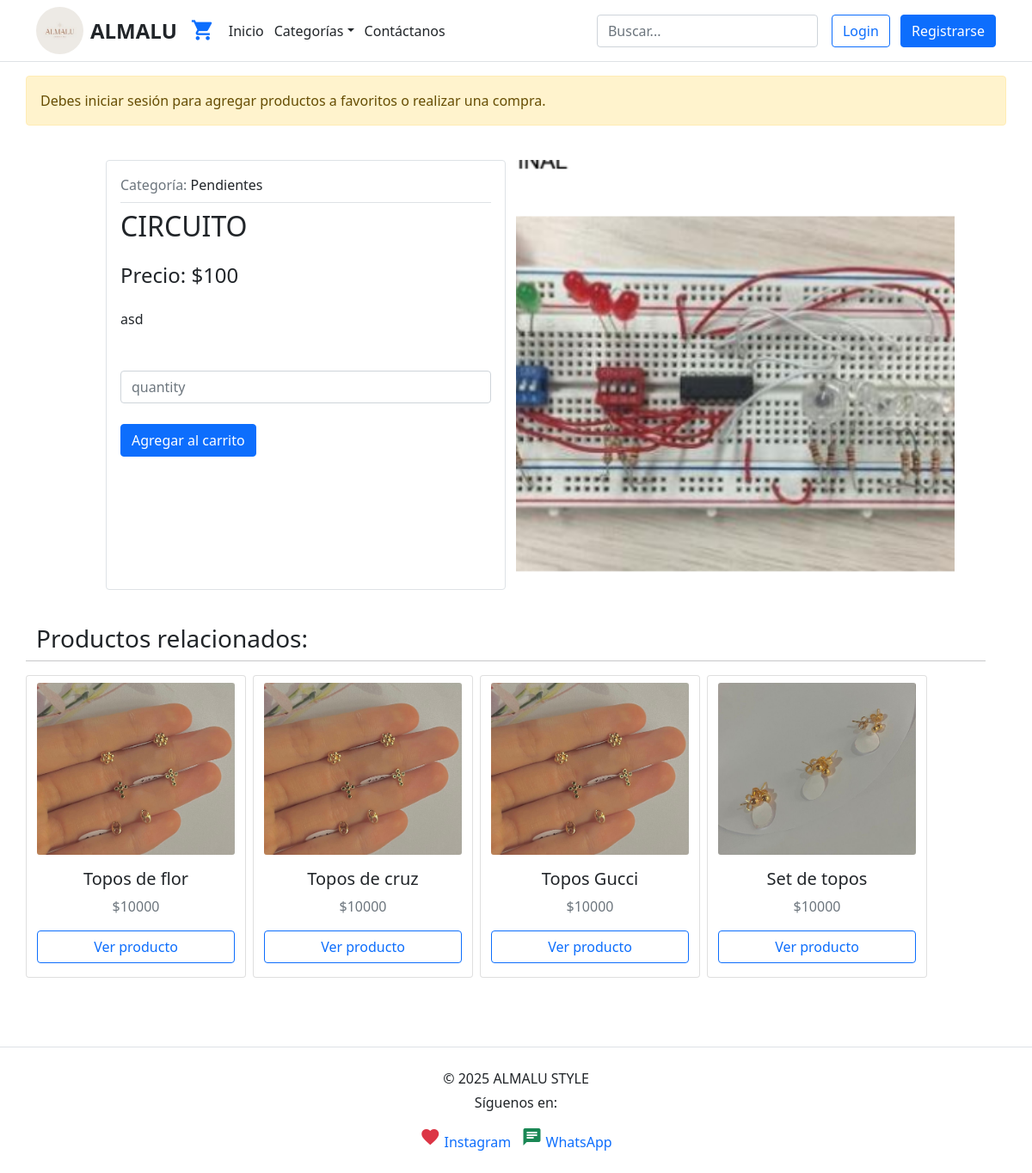
The page /circuito/ on the database its author committed.
### shop/models.py (models this page shows, shortened)
class Product(models.Model):
    category = models.ForeignKey(Category, on_delete=models.CASCADE, related_name='category')
    image = models.ImageField(upload_to='products')
    title = models.CharField(max_length=250)
    description = models.TextField()
    price = models.IntegerField()
    date_created = models.DateTimeField(auto_now_add=True)
    slug = models.SlugField(unique=True)
    stock = models.PositiveIntegerField(default=0)
    class Meta:
        ordering = ('-date_created',)
    def get_absolute_url(self):
        return reverse('shop:product_detail', kwargs={'slug':self.slug})

class Category(models.Model):
    title = models.CharField(max_length=200)
    sub_category = models.ForeignKey(
        'self', on_delete=models.CASCADE,
        related_name='sub_categories', null=True, blank=True
    )
    is_sub = models.BooleanField(default=False)
    slug = models.SlugField(max_length=200, unique=True)
    def __str__(self):
        return self.title

### shop/views.py (the view)
# urls.py: path('<slug:slug>/', views.product_detail, name='product_detail'),
def product_detail(request, slug):
    form = QuantityForm()
    product = get_object_or_404(Product, slug=slug)
    related_products = Product.objects.filter(category=product.category).all()[:5]
    context = {
        'title': product.title,
        'product': product,
        'form': form,
        'favorites': 'favorites',
        'related_products': related_products,
    }
    if request.user.is_authenticated:
        if request.user.likes.filter(id=product.id).exists():
            context['favorites'] = 'remove'
    else:
        messages.warning(request, "Debes iniciar sesión para agregar productos a favoritos o realizar una compra.")
    return render(request, 'product_detail.html', context)

### cart/forms.py
class QuantityForm(forms.Form):
    quantity = forms.IntegerField(label='',
        min_value=1, max_value=9, widget=forms.NumberInput(
            attrs={'class': 'form-control mt-1','placeholder': 'quantity'}
        )
    )
    def __init__(self, *args, **kwargs):
        max_value = kwargs.pop('max_value', None)
        super().__init__(*args, **kwargs)
        if max_value:
            self.fields['quantity'].max_value = max_value

### cart/utils/cart.py (called while the page is built)
    def __iter__(self):
        product_ids = self.cart.keys()
        products = Product.objects.filter(id__in=product_ids)
        cart = self.cart.copy()
        for product in products:
            cart[str(product.id)]['product'] = product
        for item in cart.values():
            item['total_price'] = int(item['price']) * int(item['quantity'])
            yield item

    def add_cart_session(self):
        cart = self.session.get(CART_SESSION_ID)
        if not cart:
            cart = self.session[CART_SESSION_ID] = {}
        return cart

### online_shop/context_processors.py (called while the page is built)
def return_cart(request):
    cart = len(list(Cart(request)))
    return {'cart_count': cart}

def return_categories(request):
    categories = Category.objects.all()
    return {'categories': categories}

### shop/templates/product_detail.html (shortened to what this page needs)
{% extends 'base.html' %}
{% block content %}
<div class="row mb-3 mt-4">
    <div class="col-md-1"></div>
    <div class="col-md-5 p-3 border rounded">
        <div class="border-bottom mb-2 pb-2">
            <span class="text-muted">Categoría:</span>
            <a class="text-decoration-none text-dark" href="{% url 'shop:filter_by_category' product.category.slug %}">
                {{ product.category }}
            </a>
        </div>
        <h2>{{ product.title }}</h2>
        <h4 class="mt-4 text-dark">Precio: ${{ product.price }}</h4>
        <div class="mt-4 pe-3 mb-5">{{ product.description }}</div>
        <form method="post" action="{% url 'cart:add_to_cart' product.id %}">
            {{ form }}
            <input type="submit" class="btn btn-primary mt-4" value="Agregar al carrito">
        </form>
    </div>
    <div class="col-md-6">
        <img style="object-fit: cover;" class="rounded" src="{{ product.image.url }}" width="510" height="500">
    </div>
</div>
<div class="row mt-4 mb-4">
    <h3>Productos relacionados:</h3>
    <hr>
    {% for p in related_products %}
        {% if p != product %}
            <div class="card me-2 mb-2" style="width: 16rem;">
                <img style="object-fit: cover;" class="card-img mt-2" width="268" height="200" src="{{ p.image.url }}">
                <div class="mt-3 text-center">
                    <h5 class="card-title">{{ p.title }}</h5>
                    <p class="text-muted">${{ p.price }}</p>
                    <a href="{{ p.get_absolute_url }}" class="mb-3 btn btn-outline-primary w-100">Ver producto</a>
                </div>
            </div>
        {% endif %}
    {% endfor %}
</div>
{% endblock %}

### rows shown on the page
Product: category "Pendientes", title "CIRCUITO", price "100", description "asd", image (picture)
Product: image (picture), title "Topos de flor", price "10000"
Product: image (picture), title "Topos de cruz", price "10000"
Product: image (picture), title "Topos Gucci", price "10000"
Product: image (picture), title "Set de topos", price "10000"

### other values the page prints
{{ message }} "Debes iniciar sesión para agregar productos a favoritos o realizar una compra."
